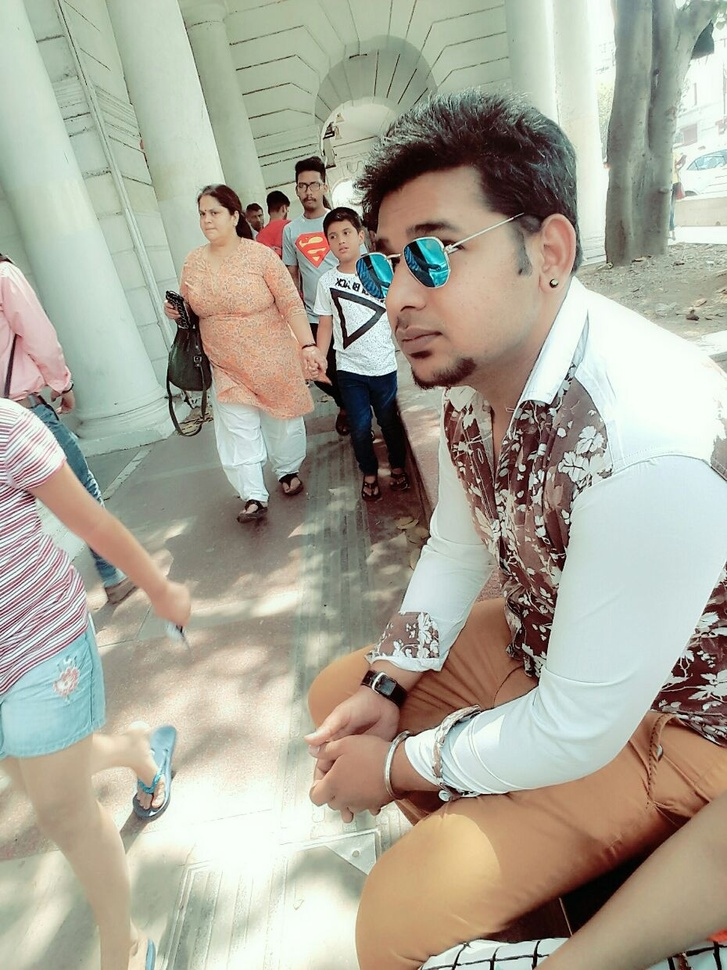
#> input picture basic_command_opencv/123.jpg, 727 x 970 px, shrunk from 930 x 1240 before the run
$ python threshold.py
#> lines starting #> are read from the running program, lines starting #| are printed output that depends on the picture; after the words box and inside, x2 and y2 are one past the last pixel; in counts of white or black regions, pixels touching at a corner belong together
#in this we will do thresholding of the images this means that the image will be either in format of 0's or 1's

import numpy as np
import cv2

img = cv2.imread('123.jpg')
#> img is the input picture: shape (970, 727, 3); mean B, G, R 152.7, 167.4, 170.8
retval,threshold= cv2.threshold(img,12,255,cv2.THRESH_BINARY)
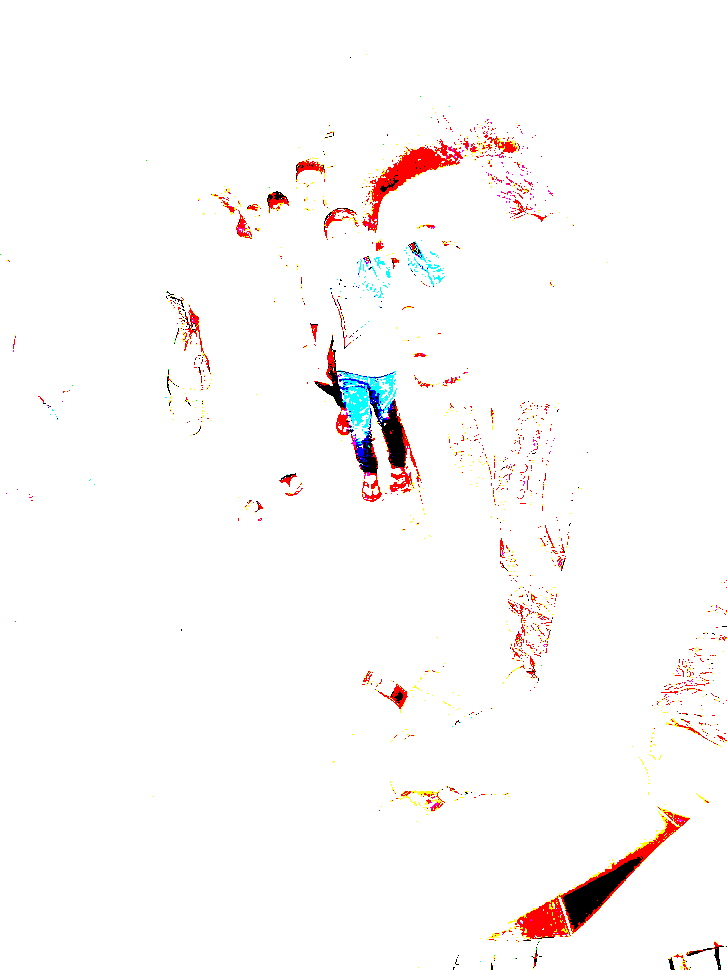
#> threshold: shape (970, 727, 3); mean B, G, R 248.7, 249.3, 252.4

grayscaled = cv2.cvtColor(img,cv2.COLOR_BGR2GRAY)
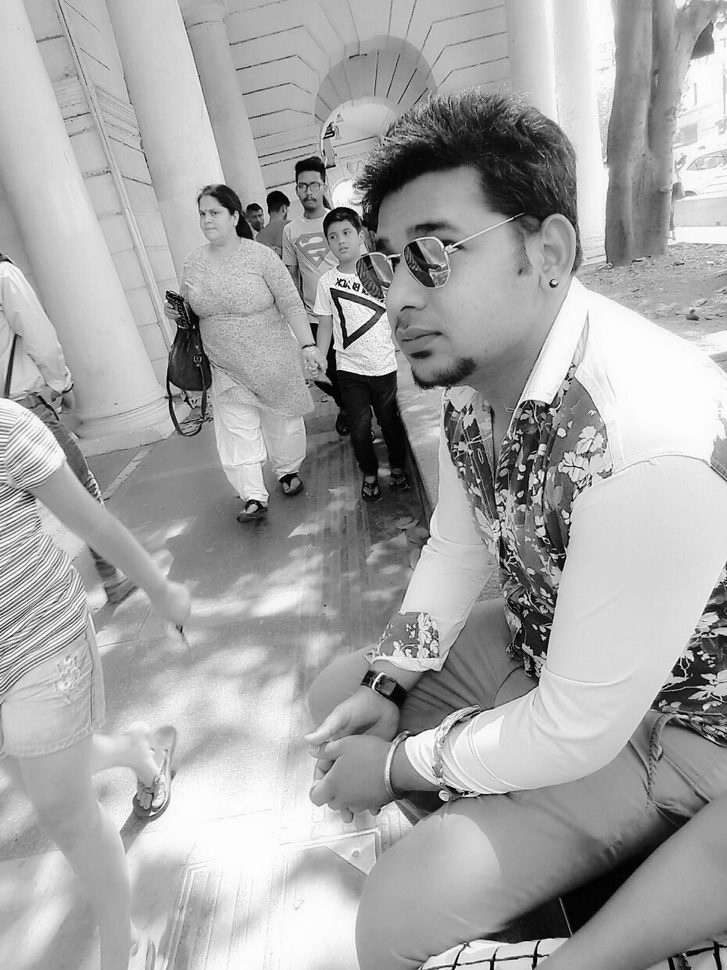
#> grayscaled: shape (970, 727); min 0, max 255, mean 166.8
retval2,threshold2=cv2.threshold(grayscaled,12,255,cv2.THRESH_BINARY)
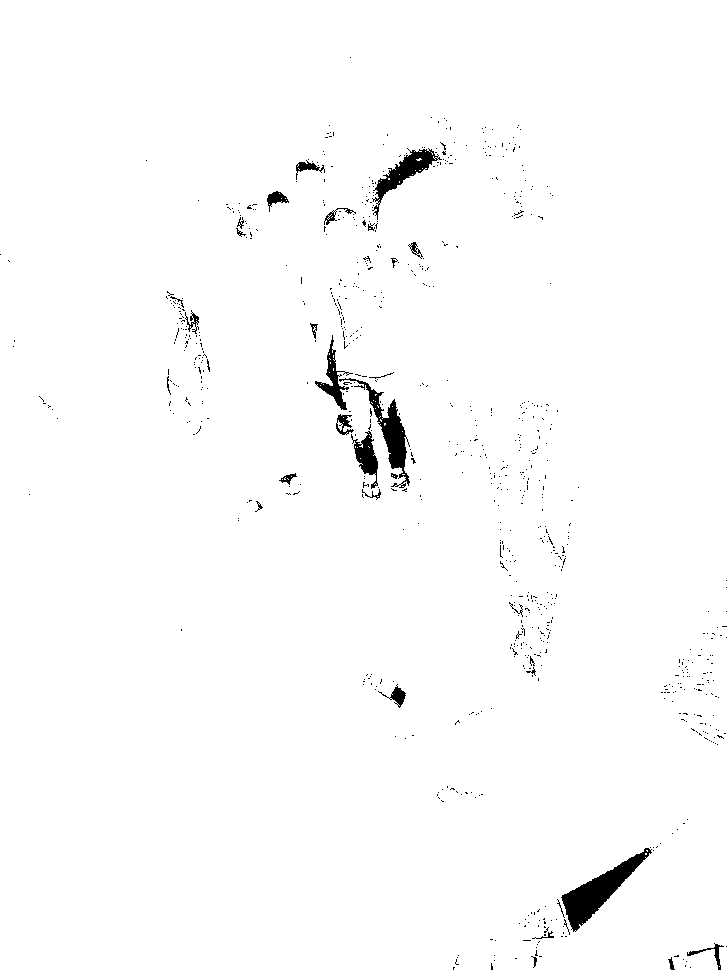
#> threshold2: shape (970, 727); 98.6% white; 811 black regions (777 under 20 px), largest, box (x1, y1, x2, y2) and area: (561, 848, 652, 932) 2235, (339, 378, 410, 488) 1534, (372, 148, 442, 220) 1206
# cv2.ADAPTIVE_THRESH_MEAN_C : threshold value is the mean of neighbourhood area.
gaus=cv2.adaptiveThreshold(grayscaled,255,cv2.ADAPTIVE_THRESH_GAUSSIAN_C,cv2.THRESH_BINARY,115,1)
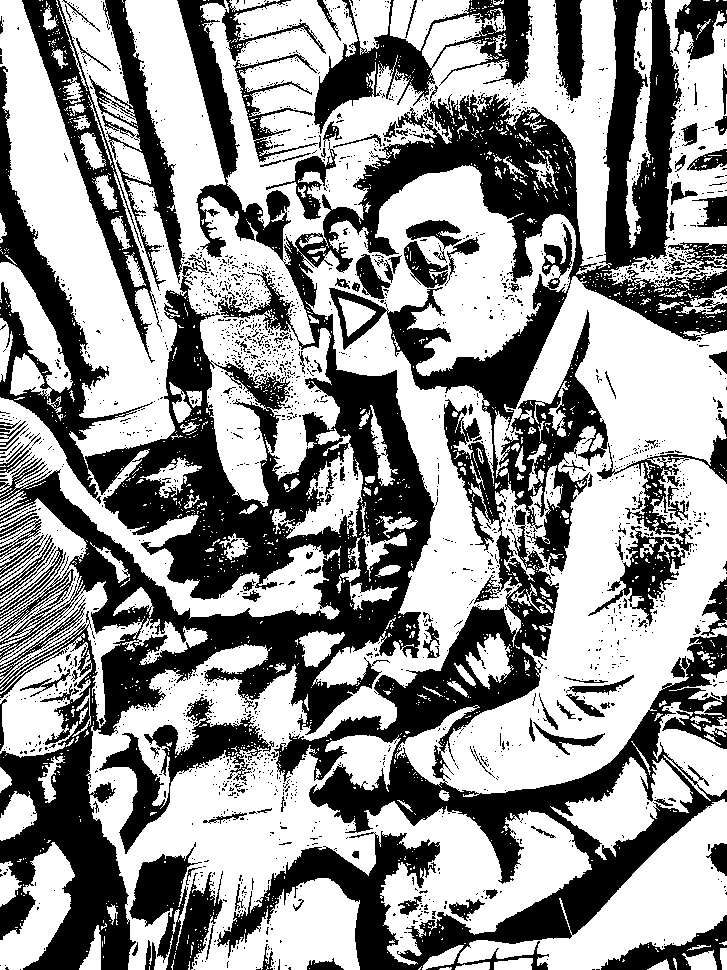
#> gaus: shape (970, 727); 58.3% white; 2220 black regions (2061 under 20 px), largest, box (x1, y1, x2, y2) and area: (0, 0, 727, 970) 218972, (314, 0, 533, 134) 8511, (22, 0, 162, 363) 7879
#cv2.ADAPTIVE_THRESH_GAUSSIAN_C : threshold value is the weighted sum of neighbourhood values where weights are a gaussian window.
retval3,otsu = cv2.threshold(grayscaled,125,255,cv2.THRESH_BINARY+cv2.THRESH_OTSU)
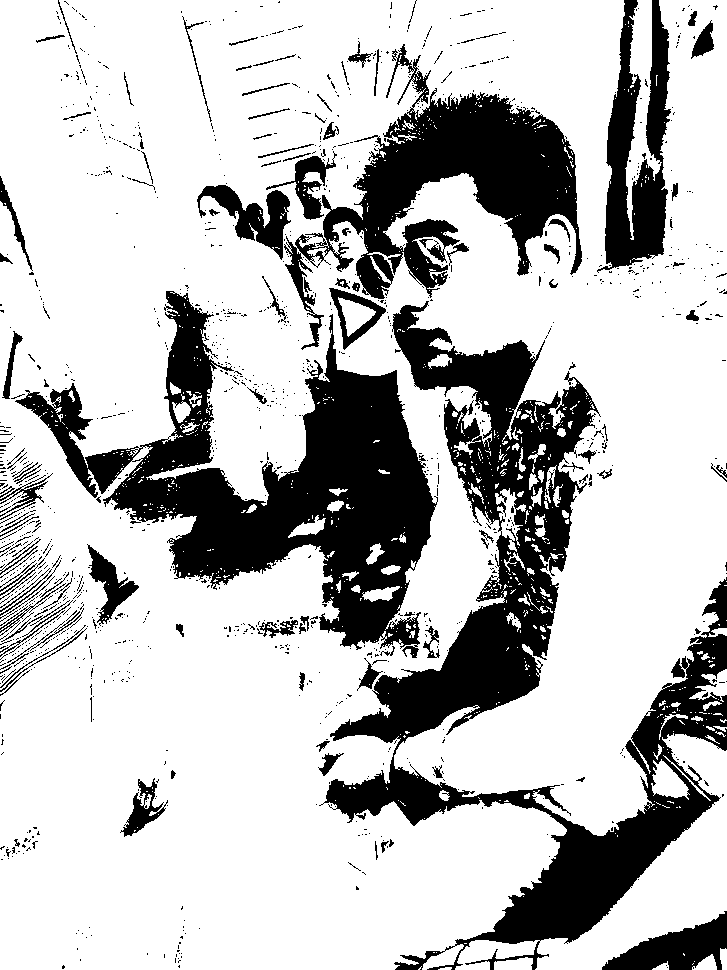
#> otsu: shape (970, 727); 75% white; 1289 black regions (1167 under 20 px), largest, box (x1, y1, x2, y2) and area: (319, 301, 727, 970) 64192, (15, 291, 438, 658) 50246, (284, 44, 582, 350) 27631
#> retval3 = 140


cv2.imshow('img',img)
cv2.imshow('threshold',threshold)
cv2.imshow('threshold2',threshold2)
cv2.imshow('grayscaled',grayscaled)
cv2.imshow('gaus',gaus)
cv2.imshow('otsu',otsu)


cv2.waitKey(0)
cv2.destroyAllWindows()
